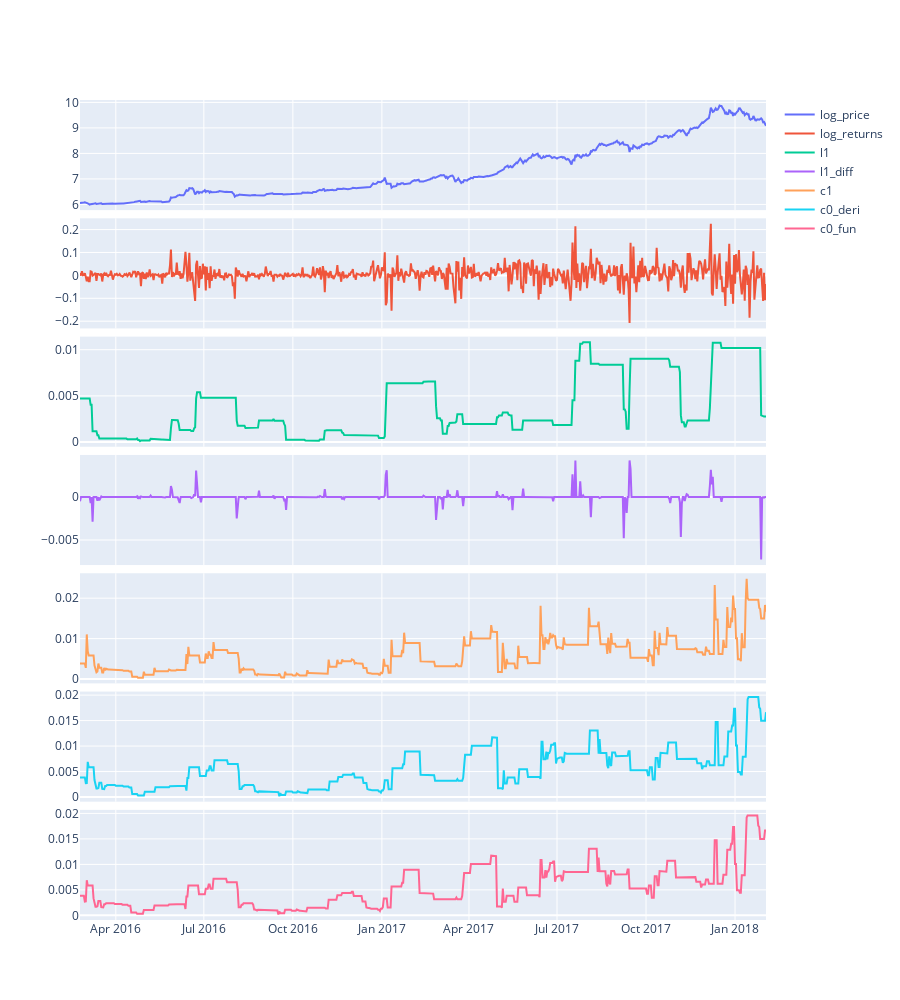

This figure's notebook cell:
### Code cell
# need to plot all the shits
# need to plot dates
# kmeans

dates = ["2016-01-01", "2018-08-06"]
calced_df = pd.DataFrame(
    {
        "log_price": log_price[1:],
        "log_returns": np.diff(log_price),
        "l1": l1[1:],
        "l1_diff": np.diff(l1),
        "c1": c1,
        "c0_deri": c0_derivative,
        "c0_fun": c0_function
    },
    index = y_sw[1:]
)


fig = make_subplots(rows=len(calced_df.keys()), cols=1, shared_xaxes=True, vertical_spacing = 0.01)
fig.update_layout(
    height=1000,
)
print(calced_df.keys())
for i, col in enumerate(calced_df.keys(), start=1):
    if col == "norm":
        normed_norm = calced_df[dates[0]:dates[1]][col].values/max(calced_df[dates[0]:dates[1]][col].values)
        fig.add_trace(go.Scatter(x=calced_df[dates[0]:dates[1]][col].index, y=normed_norm, name=col), row=i, col=1)
    else:
        fig.add_trace(go.Scatter(x=calced_df[dates[0]:dates[1]][col].index, y=calced_df[dates[0]:dates[1]][col].values, name=col), row=i, col=1)
    
fig.show()

### Figure 1 — Plotly figure (JSON) as saved in the notebook; plotly's stock layout.template omitted (floating-point values rounded to 4 significant figures; data arrays with more than 128 entries replaced by an {"elided": "..."} marker saying what was removed)
{"data": [{"name": "log_price", "type": "scatter", "x": {"elided": "710 str values"}, "xaxis": "x", "y": {"elided": "710 float values"}, "yaxis": "y"}, {"name": "log_returns", "type": "scatter", "x": {"elided": "710 str values"}, "xaxis": "x2", "y": {"elided": "710 float values"}, "yaxis": "y2"}, {"name": "l1", "type": "scatter", "x": {"elided": "710 str values"}, "xaxis": "x3", "y": {"elided": "710 float values"}, "yaxis": "y3"}, {"name": "l1_diff", "type": "scatter", "x": {"elided": "710 str values"}, "xaxis": "x4", "y": {"elided": "710 float values"}, "yaxis": "y4"}, {"name": "c1", "type": "scatter", "x": {"elided": "710 str values"}, "xaxis": "x5", "y": {"elided": "710 float values"}, "yaxis": "y5"}, {"name": "c0_deri", "type": "scatter", "x": {"elided": "710 str values"}, "xaxis": "x6", "y": {"elided": "710 float values"}, "yaxis": "y6"}, {"name": "c0_fun", "type": "scatter", "x": {"elided": "710 str values"}, "xaxis": "x7", "y": {"elided": "710 float values"}, "yaxis": "y7"}], "layout": {"height": 1000, "xaxis": {"anchor": "y", "domain": [0, 1], "matches": "x7", "showticklabels": false}, "xaxis2": {"anchor": "y2", "domain": [0, 1], "matches": "x7", "showticklabels": false}, "xaxis3": {"anchor": "y3", "domain": [0, 1], "matches": "x7", "showticklabels": false}, "xaxis4": {"anchor": "y4", "domain": [0, 1], "matches": "x7", "showticklabels": false}, "xaxis5": {"anchor": "y5", "domain": [0, 1], "matches": "x7", "showticklabels": false}, "xaxis6": {"anchor": "y6", "domain": [0, 1], "matches": "x7", "showticklabels": false}, "xaxis7": {"anchor": "y7", "domain": [0, 1]}, "yaxis": {"anchor": "x", "domain": [0.8657, 1]}, "yaxis2": {"anchor": "x2", "domain": [0.7214, 0.8557]}, "yaxis3": {"anchor": "x3", "domain": [0.5771, 0.7114]}, "yaxis4": {"anchor": "x4", "domain": [0.4329, 0.5671]}, "yaxis5": {"anchor": "x5", "domain": [0.2886, 0.4229]}, "yaxis6": {"anchor": "x6", "domain": [0.1443, 0.2786]}, "yaxis7": {"anchor": "x7", "domain": [0, 0.1343]}}}
